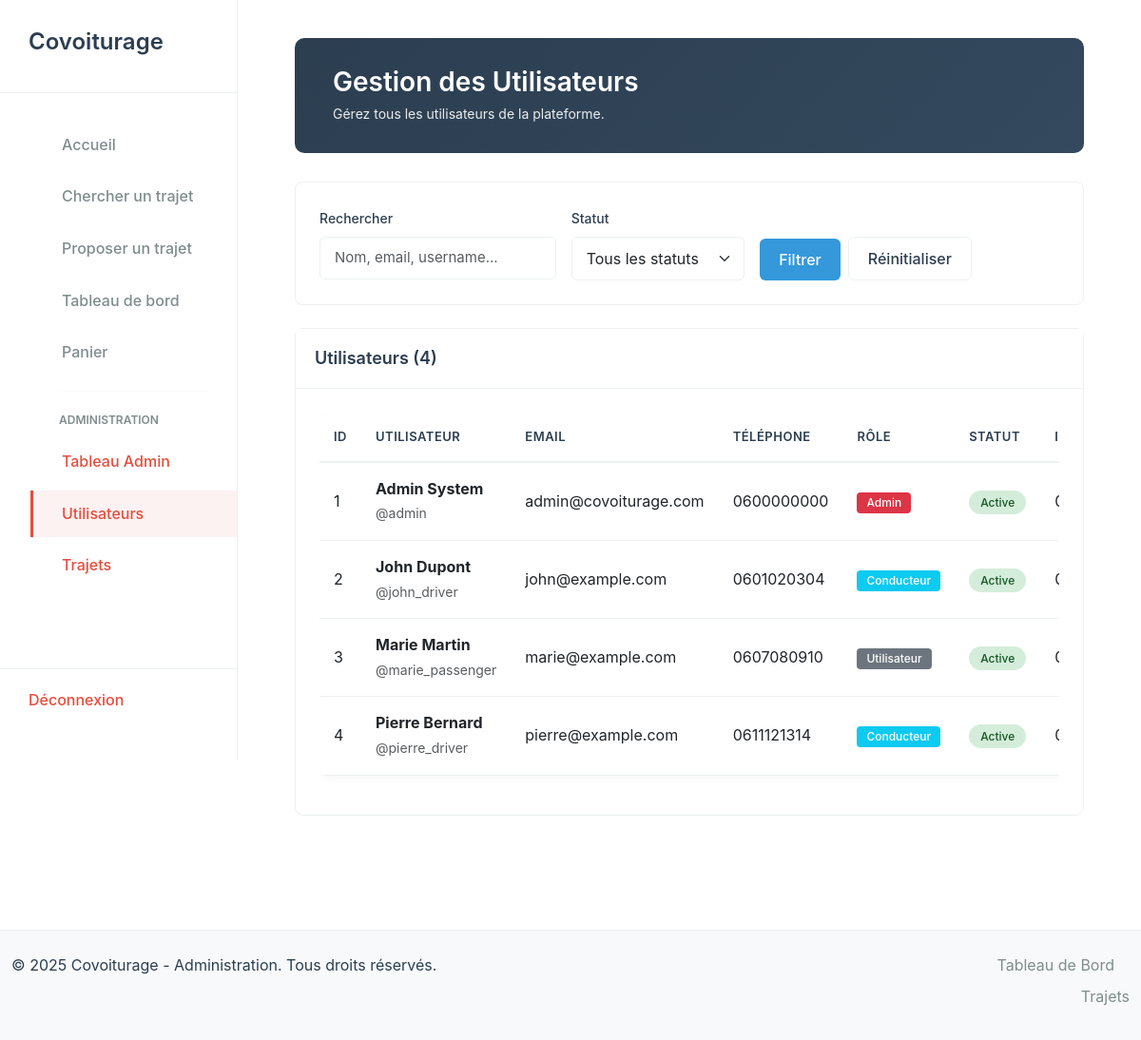
The page /pages/admin/users.php (signed in) on the database its author committed.
### tables this page shows
CREATE TABLE IF NOT EXISTS `users` (
  `id` INT NOT NULL AUTO_INCREMENT,
  `username` VARCHAR(100) NOT NULL UNIQUE,
  `email` VARCHAR(255) NOT NULL UNIQUE,
  `password` VARCHAR(255) NOT NULL,
  `first_name` VARCHAR(100),
  `last_name` VARCHAR(100),
  `phone` VARCHAR(20),
  `profile_picture` VARCHAR(255),
  `bio` TEXT,
  `location` VARCHAR(255),
  `rating` FLOAT DEFAULT 5.0,
  `reviews_count` INT DEFAULT 0,
  `is_driver` TINYINT(1) DEFAULT 0,
  `is_admin` TINYINT(1) DEFAULT 0,
  `vehicle_id` INT,
  `created_at` TIMESTAMP DEFAULT CURRENT_TIMESTAMP,
  `updated_at` TIMESTAMP DEFAULT CURRENT_TIMESTAMP ON UPDATE CURRENT_TIMESTAMP,
  `status` ENUM('active', 'inactive', 'banned') DEFAULT 'active',
  
  PRIMARY KEY (`id`),
  UNIQUE KEY `email_unique` (`email`),
  UNIQUE KEY `username_unique` (`username`),
  INDEX `status_idx` (`status`),
  INDEX `is_driver_idx` (`is_driver`),
  INDEX `is_admin_idx` (`is_admin`)
);

### pages/admin/users.php (the view, shortened to what this page needs)
<?php
require_once '../../includes/db_connect.php';
$users = [];
$total_users = 0;
$page = isset($_GET['page']) ? max(1, intval($_GET['page'])) : 1;
$per_page = 10;
$offset = ($page - 1) * $per_page;
$search = isset($_GET['search']) ? sanitize($_GET['search']) : '';
try {
    $where_conditions = [];
    $params = [];
    $types = '';
    $where_clause = count($where_conditions) > 0 ? 'WHERE ' . implode(' AND ', $where_conditions) : '';
    $count_query = "SELECT COUNT(*) as total FROM users $where_clause";
    if (count($params) > 0) {
        $stmt = $db->prepare($count_query);
        $stmt->bind_param($types, ...$params);
        $stmt->execute();
        $total_users = $stmt->get_result()->fetch_assoc()['total'];
    } else {
        $total_users = $db->query($count_query)->fetch_assoc()['total'];
    }
    $users_query = "SELECT * FROM users $where_clause ORDER BY created_at DESC LIMIT ? OFFSET ?";
    $params[] = $per_page;
    $params[] = $offset;
    $types .= 'ii';
    $stmt = $db->prepare($users_query);
    $stmt->bind_param($types, ...$params);
    $stmt->execute();
    $users = $stmt->get_result()->fetch_all(MYSQLI_ASSOC);
} catch (Exception $e) {
    $error_message = "Erreur lors de la récupération des utilisateurs: " . $e->getMessage();
}
?>
<!DOCTYPE html>
<html lang="fr">
<head>
    <link href="https://cdn.jsdelivr.net/npm/bootstrap@5.3.0/dist/css/bootstrap.min.css" rel="stylesheet">
    <link rel="stylesheet" href="../../assets/css/custom.css?v=<?php echo time(); ?>">
</head>
<body>
    <?php include '../../includes/sidebar.php'; ?>
    <div class="main-content">
        <div class="admin-header">
            <h1>Gestion des Utilisateurs</h1>
            <p>Gérez tous les utilisateurs de la plateforme.</p>
        </div>
        <div class="card mb-4">
            <div class="card-body">
                <form method="GET" class="row g-3">
                    <div class="col-md-4">
                        <label class="form-label">Rechercher</label>
                        <input type="text" name="search" class="form-control" placeholder="Nom, email, username..." value="<?php echo htmlspecialchars($search); ?>">
                    </div>
                    <div class="col-md-3">
                        <label class="form-label">Statut</label>
                        <select name="status" class="form-select">
                            <option value="">Tous les statuts</option>
                        </select>
                    </div>
                    <div class="col-md-3 d-flex align-items-end">
                        <button type="submit" class="btn btn-primary me-2">Filtrer</button>
                        <a href="users.php" class="btn btn-secondary">Réinitialiser</a>
                    </div>
                </form>
            </div>
        </div>
        <div class="card">
            <div class="card-header d-flex justify-content-between align-items-center">
                <h3 class="mb-0">Utilisateurs (<?php echo $total_users; ?>)</h3>
            </div>
            <div class="card-body">
                <?php if (count($users) > 0): ?>
                    <div class="table-responsive">
                        <table class="table admin-table">
                            <thead>
                                <tr>
                                    <th>ID</th>
                                    <th>Utilisateur</th>
                                    <th>Email</th>
                                    <th>Téléphone</th>
                                    <th>Rôle</th>
                                    <th>Statut</th>
                                    <th>Inscription</th>
                                </tr>
                            </thead>
                            <tbody>
                                <?php foreach ($users as $user): ?>
                                    <tr>
                                        <td><?php echo $user['id']; ?></td>
                                        <td>
                                            <strong><?php echo htmlspecialchars($user['first_name'] . ' ' . $user['last_name']); ?></strong>
                                            <br>
                                            <small class="text-muted">@<?php echo htmlspecialchars($user['username']); ?></small>
                                        </td>
                                        <td><?php echo htmlspecialchars($user['email']); ?></td>
                                        <td><?php echo htmlspecialchars($user['phone'] ?? '-'); ?></td>
                                        <td>
                                            <?php if ($user['is_admin']): ?>
                                                <span class="badge bg-danger">Admin</span>
                                            <?php elseif ($user['is_driver']): ?>
                                                <span class="badge bg-info">Conducteur</span>
                                            <?php else: ?>
                                                <span class="badge bg-secondary">Utilisateur</span>
                                            <?php endif; ?>
                                        </td>
                                        <td>
                                            <span class="status-badge <?php echo $user['status']; ?>">
                                                <?php echo ucfirst($user['status']); ?>
                                            </span>
                                        </td>
                                        <td><?php echo formatDateShort($user['created_at']); ?></td>
                                    </tr>
                                <?php endforeach; ?>
                            </tbody>
                        </table>
                    </div>
                <?php else: ?>
                    <p class="text-center text-muted py-4 mb-0">Aucun utilisateur trouvé.</p>
                <?php endif; ?>
            </div>
        </div>
    </div>
    <footer class="py-4">
        <div class="container-fluid">
            <div class="row">
                <div class="col-md-6">
                    <p class="mb-0">&copy; <?php echo date("Y"); ?> Covoiturage - Administration. Tous droits réservés.</p>
                </div>
                <div class="col-md-6 text-end">
                    <a href="dashboard.php" class="text-decoration-none me-3">Tableau de Bord</a>
                    <a href="rides.php" class="text-decoration-none">Trajets</a>
                </div>
            </div>
        </div>
    </footer>
</body>
</html>

### assets/css/custom.css (style rules this page uses)
:root { --sidebar-width: 250px; --primary-color: #2c3e50; --secondary-color: #3498db; --accent-color: #e74c3c; --text-dark: #2c3e50; --text-light: #7f8c8d; --bg-light: #f8f9fa; --border-color: #ecf0f1; }
* { margin: 0; padding: 0; box-sizing: border-box; }
body { font-family: -apple-system, BlinkMacSystemFont, 'Segoe UI', 'Roboto', 'Oxygen', 'Ubuntu', 'Cantarell', sans-serif; background-color: #ffffff; color: var(--text-dark); line-height: 1.6; }
.main-content { margin-left: var(--sidebar-width); min-height: 100vh; padding: 40px 60px; }
.btn { border: none; border-radius: 6px; padding: 10px 20px; font-weight: 500; transition: all 0.2s ease; cursor: pointer; }
.btn-primary { background: var(--secondary-color) !important; color: white !important; }
.btn-secondary { background: transparent !important; border: 1px solid var(--border-color) !important; color: var(--text-dark) !important; }
.card { border: 1px solid var(--border-color); border-radius: 8px; box-shadow: none; transition: all 0.2s ease; margin-bottom: 20px; background: white; }
.card-header { background: white; color: var(--text-dark); border-bottom: 1px solid var(--border-color); font-weight: 600; padding: 20px; }
.card-header h3 { font-size: 18px; font-weight: 600; margin: 0; }
.card-body { padding: 25px; }
.form-control { border: 1px solid var(--border-color); border-radius: 6px; padding: 10px 15px; font-size: 15px; transition: all 0.2s ease; }
.form-label { font-weight: 500; margin-bottom: 8px; color: var(--text-dark); font-size: 14px; }
.form-select { border: 1px solid var(--border-color); border-radius: 6px; padding: 10px 15px; }
.badge { padding: 5px 10px; border-radius: 4px; font-size: 12px; font-weight: 500; }
footer { background: var(--bg-light); color: var(--text-dark); padding: 40px 0 20px 0; margin-top: 60px; border-top: 1px solid var(--border-color); }
footer a { color: var(--text-light); display: block; margin-bottom: 8px; transition: color 0.2s ease; text-decoration: none; }
.admin-table { background: white; border-radius: 8px; overflow: hidden; box-shadow: 0 2px 8px rgba(0, 0, 0, 0.04); }
.admin-table thead { background-color: var(--bg-light); }
.admin-table th { font-weight: 600; color: var(--text-dark); padding: 15px; font-size: 13px; text-transform: uppercase; letter-spacing: 0.5px; border-bottom: 2px solid var(--border-color); }
.admin-table td { padding: 15px; vertical-align: middle; border-bottom: 1px solid var(--border-color); }
.status-badge { padding: 5px 12px; border-radius: 20px; font-size: 12px; font-weight: 500; }
.status-badge.active { background-color: #d4edda; color: #155724; }
.admin-header { background: linear-gradient(135deg, var(--primary-color) 0%, #34495e 100%); color: white; padding: 30px 40px; margin-bottom: 30px; border-radius: 10px; }
.admin-header h1 { font-size: 28px; font-weight: 600; margin-bottom: 5px; }
.admin-header p { font-size: 14px; opacity: 0.9; margin: 0; }

### rows shown on the page
users: id "1", first_name+last_name "Admin System", username "admin", email "admin@covoiturage.com", phone "0600000000", is_admin "Admin", status "Active"
users: id "2", first_name+last_name "John Dupont", username "john_driver", email "john@example.com", phone "0601020304", is_admin "Conducteur", status "Active"
users: id "3", first_name+last_name "Marie Martin", username "marie_passenger", email "marie@example.com", phone "0607080910", is_admin "Utilisateur", status "Active"
users: id "4", first_name+last_name "Pierre Bernard", username "pierre_driver", email "pierre@example.com", phone "0611121314", is_admin "Conducteur", status "Active"

### other values the page prints
$total_users "4"
